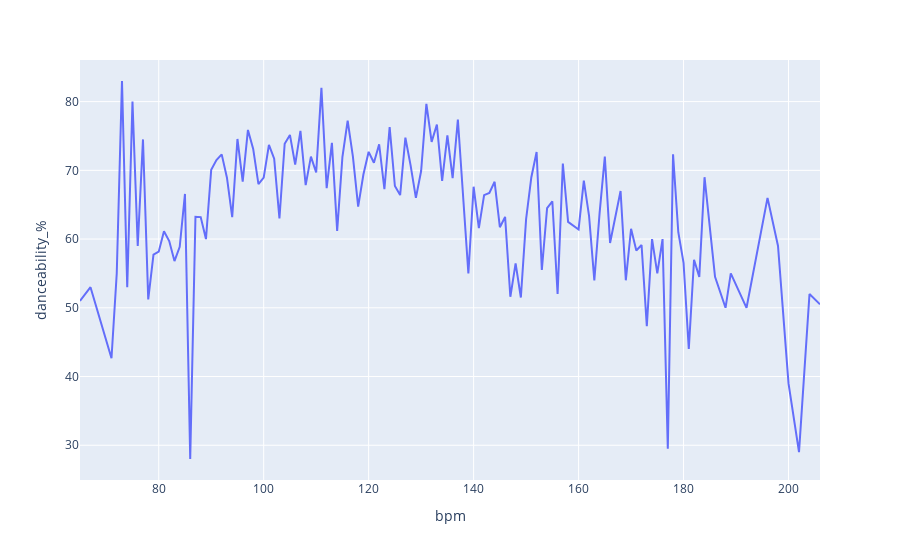

Source (notebook cell):
### Markdown cell above
Outra análise que podemos fazer é por conta da dançabilidade de uma música dado seu bpm, sabemos que antigamente músicas como valsa, entre outros, tinha bpm's menóres e eram utilizados para dança. Hojem em dia temos uma popularidade maior de músicas com um bpm alto, que podem varias de 70 a 120 bpm. Em contra partida, bpm's muito altos são intuitivamente mais dificeis de dançar.
Vamos analisar então o que os dados nos dizem.

### Code cell
temp = df[['bpm', 'danceability_%']].groupby('bpm').mean().reset_index().sort_values(by='bpm')
fig = px.line(temp, x='bpm', y='danceability_%')
fig.show()

### Figure 1 — Plotly figure (JSON) as saved in the notebook; plotly's stock layout.template omitted (floating-point values rounded to 4 significant figures)
{"data": [{"hovertemplate": "bpm=%{x}<br>danceability_%=%{y}<extra></extra>", "legendgroup": "", "line": {"color": "#636efa", "dash": "solid"}, "marker": {"symbol": "circle"}, "mode": "lines", "name": "", "orientation": "v", "showlegend": false, "type": "scatter", "x": [65, 67, 71, 72, 73, 74, 75, 76, 77, 78, 79, 80, 81, 82, 83, 84, 85, 86, 87, 88, 89, 90, 91, 92, 93, 94, 95, 96, 97, 98, 99, 100, 101, 102, 103, 104, 105, 106, 107, 108, 109, 110, 111, 112, 113, 114, 115, 116, 117, 118, 119, 120, 121, 122, 123, 124, 125, 126, 127, 128, 129, 130, 131, 132, 133, 134, 135, 136, 137, 138, 139, 140, 141, 142, 143, 144, 145, 146, 147, 148, 149, 150, 151, 152, 153, 154, 155, 156, 157, 158, 160, 161, 162, 163, 164, 165, 166, 168, 169, 170, 171, 172, 173, 174, 175, 176, 177, 178, 179, 180, 181, 182, 183, 184, 186, 188, 189, 192, 196, 198, 200, 202, 204, 206], "xaxis": "x", "y": [51, 53, 42.67, 55, 83, 53, 80, 59, 74.5, 51.22, 57.75, 58.17, 61.12, 59.71, 56.8, 58.88, 66.57, 28, 63.25, 63.2, 60, 70.1, 71.5, 72.32, 68.93, 63.2, 74.56, 68.35, 75.88, 73.12, 68, 68.94, 73.7, 71.7, 63, 73.88, 75.16, 70.83, 75.75, 67.85, 72, 69.7, 82, 67.4, 74, 61.2, 71.92, 77.22, 72, 64.71, 69.4, 72.69, 71.1, 73.79, 67.25, 76.29, 67.72, 66.4, 74.75, 70.69, 66, 69.9, 79.67, 74.14, 76.67, 68.46, 75.09, 68.86, 77.4, 66.67, 55, 67.61, 61.6, 66.4, 66.71, 68.33, 61.73, 63.22, 51.6, 56.45, 51.5, 62.9, 69, 72.67, 55.5, 64.5, 65.5, 52, 71, 62.5, 61.4, 68.5, 63.33, 54, 63.75, 72, 59.43, 67, 54, 61.5, 58.33, 59.14, 47.33, 60, 55, 60, 29.5, 72.33, 61, 56.55, 44, 57, 54.5, 69, 54.5, 50, 55, 50, 66, 59, 39, 29, 52, 50.5], "yaxis": "y"}], "layout": {"legend": {"tracegroupgap": 0}, "margin": {"t": 60}, "xaxis": {"anchor": "y", "domain": [0, 1], "title": {"text": "bpm"}}, "yaxis": {"anchor": "x", "domain": [0, 1], "title": {"text": "danceability_%"}}}}
